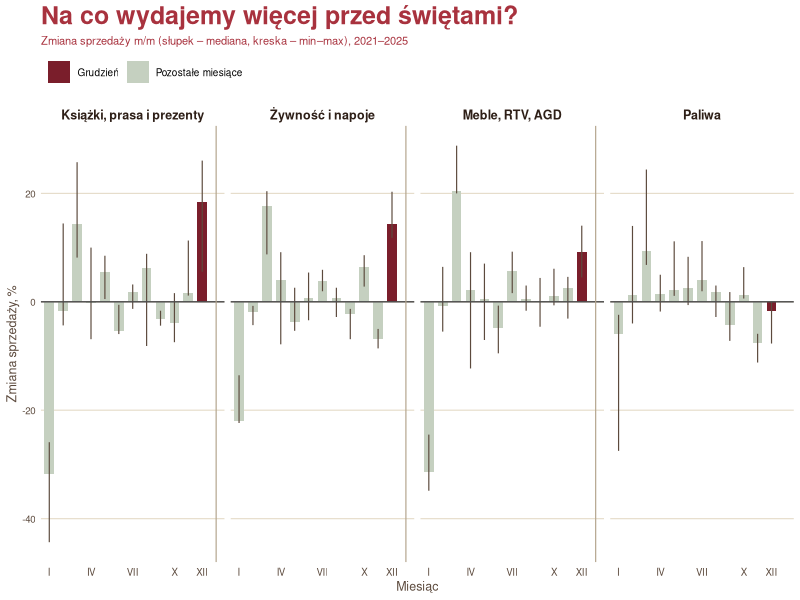

This chart was generated by the following R code:

### wczytanie danych

library(dplyr)
library(tidyr)
library(ggplot2)

KARTA <- "#F5EEE0"

retail <- read.csv("data/raw/retail_raw.csv",
                   sep = ";",
                   fileEncoding = "UTF-8")


kategorie <- c("furniture, radio, TV and household appliances", 
               "food, beverages and tobacco products",
               "newspapers, books, other sale in specialized stores", 
               "solid, liquid and gaseous fuels")


# usuwamy 2020 i 2026 rok, wybieramy potrzebne kolumny, wybieramy 4 kategorii dla 4 podwykresow,
# usuwamy schowane dane
retail <- retail %>% filter(Year %in% c(2021:2025)) %>% 
      select(Name, Months, Activity.types, Year, Value) %>%
      filter(Activity.types %in% kategorie) %>%
      filter(Value != 0)

cala_polska <-retail %>% 
  group_by(Activity.types, Year, Months) %>%
  summarise(Value = median(Value), .groups = "drop" )
  
wynik <- cala_polska %>%
  group_by(Activity.types, Months) %>%
  summarise(mediana = median(Value) - 100,
            min = min(Value) - 100,
            max = max(Value) - 100,
            .groups = "drop")
wynik <- wynik %>%
  mutate(Months = factor(Months, levels = month.name))

wynik <- wynik %>%
  mutate(Activity.types = recode(Activity.types,
                                 "food, beverages and tobacco products"                = "Żywność i napoje",
                                 "newspapers, books, other sale in specialized stores" = "Książki, prasa i prezenty",
                                 "furniture, radio, TV and household appliances"       = "Meble, RTV, AGD",
                                 "solid, liquid and gaseous fuels"                     = "Paliwa"))
wynik <- wynik %>%
  mutate(wyroznienie = ifelse(Months == "December", "Grudzień", "Pozostałe miesiące"))

wynik <- wynik %>%
  mutate(Activity.types = factor(Activity.types,
                                 levels = c("Książki, prasa i prezenty", "Żywność i napoje", "Meble, RTV, AGD", "Paliwa")))

p <- ggplot(wynik, aes(x = Months, y = mediana, fill = wyroznienie)) +
  geom_col(width = 0.7) +
  facet_wrap(~ Activity.types, nrow = 1) +
  geom_linerange(aes(ymin = min, ymax = max), colour = "#5C4A3D", linewidth = 0.4)+
  geom_hline(yintercept = 0, colour = "grey30") +
  scale_fill_manual(values = c("Grudzień" = "#7A1E2B", "Pozostałe miesiące" = "#C5D0C0"),
                    breaks = c("Grudzień", "Pozostałe miesiące"),
                    name = NULL) +
  scale_x_discrete(limits = c(month.name, "przerwa"),
                   labels = c("I","","","IV","","","VII","","","X","","XII", "")) +
  geom_vline(data = data.frame(Activity.types = factor(c("Żywność i napoje",
                                                  "Książki, prasa i prezenty",
                                                  "Meble, RTV, AGD"
                                                  ))),
             aes(xintercept = 13),
             colour = "#B3A48D", linewidth = 0.4) +
  labs(title    = "Na co wydajemy więcej przed świętami?",
         subtitle = "Zmiana sprzedaży m/m (słupek – mediana, kreska – min–max), 2021–2025",
         x = "Miesiąc",
         y = "Zmiana sprzedaży, %",
         )+
    #caption = "Źródło: GUS, Bank Danych Lokalnych"      
  theme_minimal(base_size = 9)+
  theme(
    panel.grid.major.x = element_blank(),
    panel.grid.minor   = element_blank(),
    plot.background  = element_rect(fill = "transparent", colour = NA),
    panel.background = element_rect(fill = "transparent", colour = NA),
    legend.position = "top",
    legend.justification = "left",
    panel.grid.major.y = element_line(colour = "#E6DDCB"),  
    axis.title = element_text(colour = "#5C4A3D"),          
    plot.title    = element_text(family = "Helvetica", face = "bold",
                                 size = 18, colour = "#A8323E",
                                 hjust = 0, lineheight = 0.9,
                                 margin = margin(b = 4, unit = "pt")),
    plot.subtitle = element_text(colour = "#A8323E", size = 8),
    strip.text    = element_text(colour = "#2E1F17", size = 9, face = "bold"),
    axis.text     = element_text(colour = "#5C4A3D", size = 7)
    )
  
ggsave("~/Desktop/wykres_zakupy.png", plot = p,
       width = 18.76, height = 9.4, units = "cm", dpi = 300, bg = "transparent")
podglad <- retail %>%
  pivot_wider(names_from = Year, values_from = Value)
